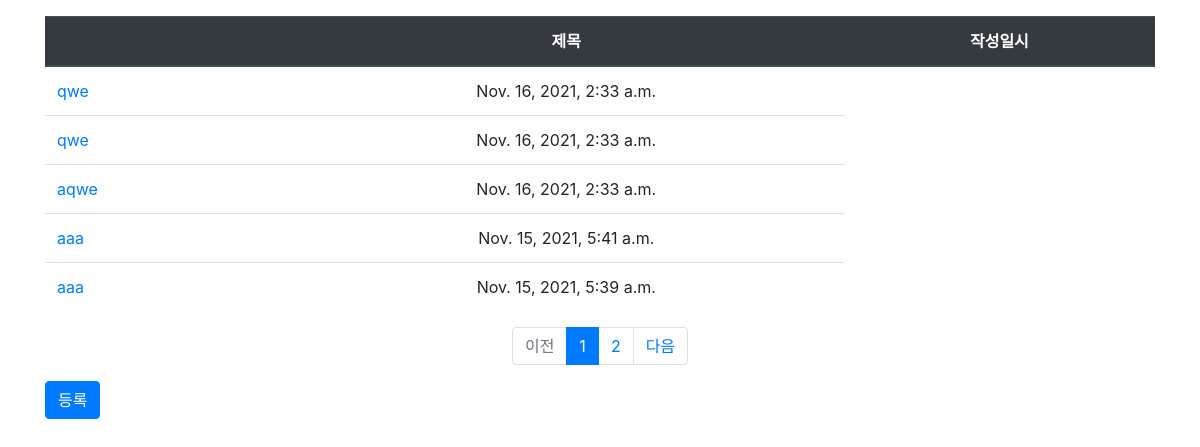
The app's page /bbsnote/ with its own data.
### bbsnote/models.py (models this page shows, shortened)
class Board(models.Model): #게시글 모델
    subject = models.CharField(max_length=200)
    content = models.TextField()
    create_date = models.DateTimeField()

### bbsnote/views.py (the view)
# urls.py: path('', views.index, name='index'),
def index(request):
    page = request.GET.get('page', 1)
    board_list = Board.objects.order_by('-create_date')
    context = {'board_list' :  board_list} #딕셔너리로 선언
    paginator = Paginator(board_list, 5)
    page_obj = paginator.get_page(page)
    context = {'board_list' : page_obj}
    return render(request, 'bbsnote/board_list.html', context) #board_list.html 요청이 들어오면 context를 바인딩 해줘라

### bbsnote/templatetags/bbsnote_filter.py (called while the page is built)
@register.filter
def sub(value, arg):
    return value - arg

### templates/bbsnote/board_list.html (shortened to what this page needs)
{% extends 'base.html' %}
{% load bbsnote_filter %}
{% block content %}
<div class="container my-3">
    <table class="table">
        <thead>
        <tr class="text-center thead-dark">
            <th></th>
            <th style="width:50%">제목</th>
            <th>작성일시</th>
        </tr>
        </thead>
        <tbody>
        {% if board_list %}
            {% for board in board_list %}
            <tr class="text-center">
                <td class="text-left">
                    <a href="{% url 'bbsnote:detail' board.id %}">{{ board.subject }}</a>
                </td>
                <td>{{ board.create_date }}</td>
            </tr>
            {% endfor %}
            {% else %}
            <tr>
                <td colspan="3">글이 없습니다.</td>
            </tr>
            {% endif %}
            </tbody>
    </table>
    <ul class="pagination justify-content-center">
        {% if board_list.has_previous %}
        <li class="page-item">
            <a class="page-link" data-page="{{ board_list.previous_page_number }}" href="#">이전</a>
        </li>
        {% else %}
        <li class="page-item disabled">
            <a class="page-link" tabindex="-1" aria-disabled="true" href="#">이전</a>
        </li>
        {% endif %}
        {% for page_number in board_list.paginator.page_range %}
        {% if page_number >= board_list.number|add:-5 and page_number <= board_list.number|add:5 %}
            {% if page_number == board_list.number %}
            <li class="page-item active" aria-current="page">
                <a class="page-link" data-page="{{ page_number }}" href="#">{{ page_number }}</a>
            </li>
            {% else %}
            <li class="page-item">
                <a class="page-link" data-page="{{ page_number }}" href="#">{{ page_number }}</a>
            </li>
            {% endif %}
        {% endif %}
        {% endfor %}
        {% if board_list.has_next %}
        <li class="page-item">
            <a class="page-link" data-page="{{ board_list.next_page_number }}" href="#">다음</a>
        </li>
        {% else %}
        <li class="page-item disabled">
            <a class="page-link" tabindex="-1" aria-disabled="true" href="#">다음</a>
        </li>
        {% endif %}
    </ul>
    <a href="{% url 'bbsnote:board_create' %}" class="btn btn-primary">등록</a>
    </div>
    {% endblock %}

### templates/base.html (shortened to what this page needs)
{% load static %}
<!doctype html>
<html lang="ko">
<head>
    <link rel="stylesheet" type="text/css" href="{% static 'bootstrap.min.css' %}">
</head>
<body>
{% block content %}
{% endblock %}
</body>
</html>

### records on screen
Board: subject "qwe", create_date "Nov. 16, 2021, 2:33 a.m."
Board: subject "qwe", create_date "Nov. 16, 2021, 2:33 a.m."
Board: subject "aqwe", create_date "Nov. 16, 2021, 2:33 a.m."
Board: subject "aaa", create_date "Nov. 15, 2021, 5:41 a.m."
Board: subject "aaa", create_date "Nov. 15, 2021, 5:39 a.m."

### other values on screen
{{ page_number }} "1"
{{ page_number }} "2"
